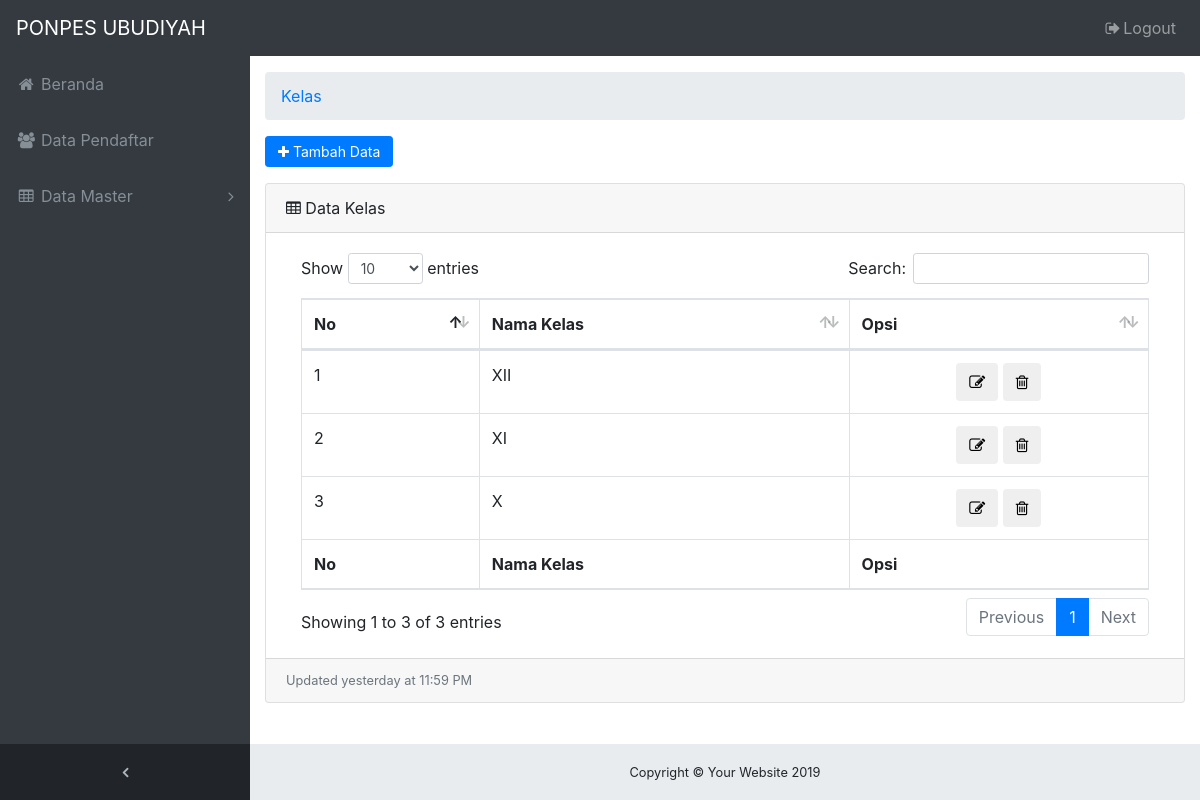
The app's page /admin/kelas.php (signed in) with its own data.
### tables this page shows
CREATE TABLE `kelas` (
  `id_kelas` int(11) NOT NULL,
  `nama_kelas` varchar(10) NOT NULL
);

### admin/kelas.php (the view, shortened to what this page needs)
<?php
  include 'header.php';
  include 'menu.php';
?>
  <div class="content-wrapper">
    <div class="container-fluid">
      <ol class="breadcrumb">
        <li class="breadcrumb-item">
          <a href="#">Kelas</a>
        </li>
      </ol>
      <div class="row">
                <div class="col-xl-2 col-sm-6 mb-3">
                  <a class="btn btn-primary btn-block btn-sm" href="kelas_tambah.php">
                    <i class="fa fa-plus"></i> Tambah Data
                  </a>
                </div>
            </div>
      <div class="card mb-3">
        <div class="card-header">
          <i class="fa fa-table"></i> Data Kelas</div>
        <div class="card-body">
          <div class="table-responsive">
            <table class="table table-bordered" id="dataTable" width="100%" cellspacing="0">
              <thead>
                <tr>
                  <th>No</th>
                  <th>Nama Kelas</th>
                  <th>Opsi</th>
                </tr>
              </thead>
              <tfoot>
                <tr>
                  <th>No</th>
                  <th>Nama Kelas</th>
                  <th>Opsi</th>
                </tr>
              </tfoot>
              <tbody>
            <?php
              $no = +1;
              $hasil = mysql_query("SELECT * FROM kelas ORDER BY id_kelas DESC");
              while($tabel = mysql_fetch_array($hasil)) {
            ?>
              <tr>
                <td><?php echo $no++; ?></td>
                <td><?php echo $tabel['nama_kelas']; ?></td>
                <td align="center">
                    <a href="kelas_edit.php?id=<?php echo $tabel['id_kelas'];?>" class="modal-with-form">
                      <button class="btn bg-blue-grey waves-effect" data-toggle="tooltip" data-placement="bottom" title="Edit Data <?php echo $tabel['nama_kelas']; ?>"><i class="fa fa-edit"></i></button>
                    </a>
                    <a href="kelas_proses_hapus.php?id=<?php echo $tabel['id_kelas'];?>" onclick="return confirm('Apa Anda Yakin Akan Menghapus Data <?php echo $tabel['nama_kelas']; ?> ?')">
                      <button class="btn bg-red waves-effect" data-toggle="tooltip" data-placement="bottom" title="Hapus Data <?php echo $tabel['nama_kelas']; ?>"><i class="fa fa-trash-o"></i></button>
                    </a>
                  </td>
              </tr>
            <?php  } ?>
              </tbody>
            </table>
          </div>
        </div>
        <div class="card-footer small text-muted">Updated yesterday at 11:59 PM</div>
      </div>
    </div>
    <footer class="sticky-footer">
      <div class="container">
        <div class="text-center">
          <small>Copyright © Your Website 2018</small>
        </div>
      </div>
    </footer>
<?php
  include 'footer.php';
?>

### user/css/sb-admin.css (style rules this page uses)
html { position: relative; min-height: 100%; }
body { overflow-x: hidden; }
body.sticky-footer { margin-bottom: 56px; }
body.sticky-footer .content-wrapper { min-height: calc(100vh - 56px - 56px); }
body.fixed-nav { padding-top: 56px; }
.content-wrapper { min-height: calc(100vh - 56px); padding-top: 1rem; }
.content-wrapper { overflow-x: hidden; background: white; }
@media (min-width: 992px) { .content-wrapper { margin-left: 250px; } }
footer.sticky-footer { position: absolute; right: 0; bottom: 0; width: 100%; height: 56px; background-color: #e9ecef; line-height: 55px; }
@media (min-width: 992px) { footer.sticky-footer { width: calc(100% - 250px); } }

### records on screen
kelas: nama_kelas "XII"
kelas: nama_kelas "XI"
kelas: nama_kelas "X"
